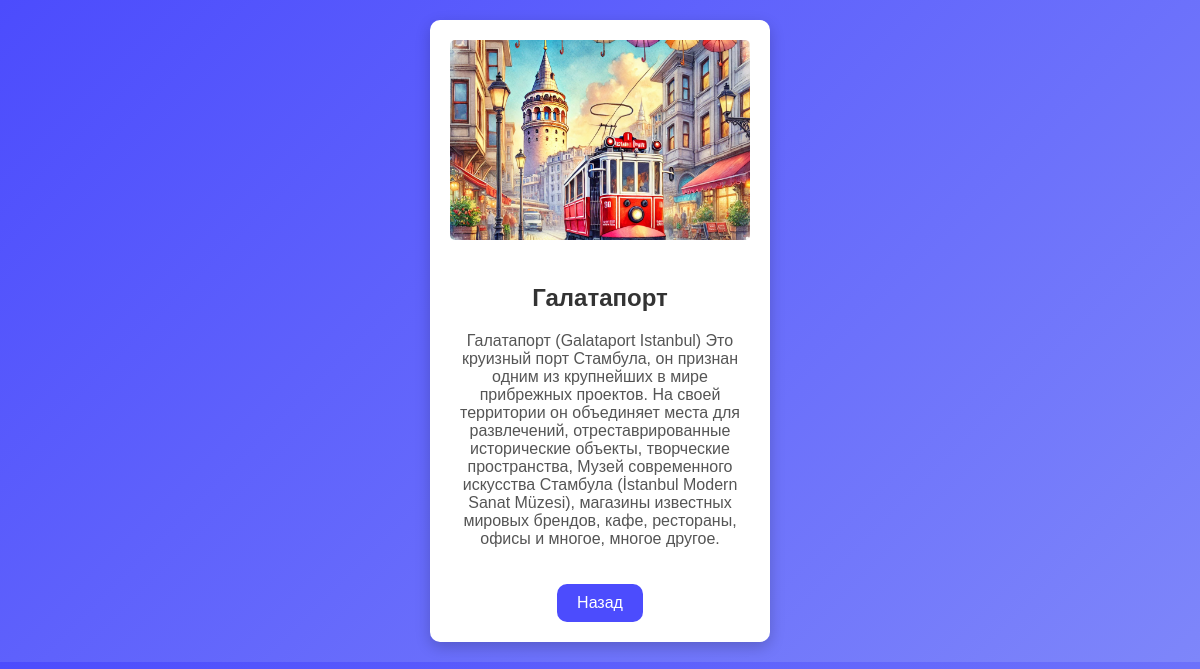
Screenshot of /info/2/ with the database file from the repository.
### miniapp/models.py (models this page shows, shortened)
class Info(models.Model):
	name=models.CharField('name', max_length=100)
	description=models.TextField('description')
	image = models.ImageField(upload_to='product_images/', blank=True, null=True)

### miniapp/views.py (the view)
# urls.py: path('info/<int:pk>/', views.info_detail, name='info_detail'),
def info_detail(request, pk):
    info = get_object_or_404(Info, pk=pk)
    route = info.route_set.first()  # Если `ManyToMany`, берем первый связанный Route
    route_id = route.id if route else None  # Проверяем, связан ли Info с Route
    return render(request, 'miniapp/info_detail.html', {'info': info, 'route_id': route_id})

### miniapp/templates/miniapp/info_detail.html (shortened to what this page needs)
<!DOCTYPE html>
<html lang="ru">
<head>
</head>
<body>
    <div class="info-detail">
        <img src="{{ info.image.url }}" alt="{{ info.name }}">
        <h2>{{ info.name }}</h2>
        <p>{% autoescape off %}{{ info.description|linebreaks }}{% endautoescape %}</p>
        <button class="back-btn" onclick="history.back()">Назад</button>
    </div>
</body>
</html>

### miniapp/templates/miniapp/info_detail.html (style rules this page uses)
body { display: flex; justify-content: center; align-items: flex-start; flex-wrap: wrap; margin: 0; background: linear-gradient(135deg, #4c4cfd, #7e86fa); font-family: Arial, sans-serif; padding: 20px; }
.info-detail { background-color: white; width: 300px; padding: 20px; border-radius: 10px; box-shadow: 0 5px 15px rgba(0, 0, 0, 0.2); text-align: center; }
.info-detail img { width: 100%; height: 200px; object-fit: cover; border-radius: 5px; margin-bottom: 20px; }
.info-detail h2 { font-size: 24px; font-weight: bold; color: #333; }
.info-detail p { font-size: 16px; color: #555; }
.back-btn { background-color: #4c4cfd; color: white; padding: 10px 20px; border: none; border-radius: 10px; font-size: 16px; cursor: pointer; margin-top: 20px; }

### rows the page displays
Info: image (picture), name "Галатапорт", description "Галатапорт (Galataport Istanbul) Это круизный порт Стамбула, он признан одним из крупнейших в мире прибрежных проектов. На своей территории он объединяет места для развлечений, отреставрированные исторические объекты, творческие пространства, Музей современного искусства Стамбула (İstanbul Modern Sanat Müzesi), магазины известных мировых брендов, кафе, рестораны, офисы и многое, многое другое."
